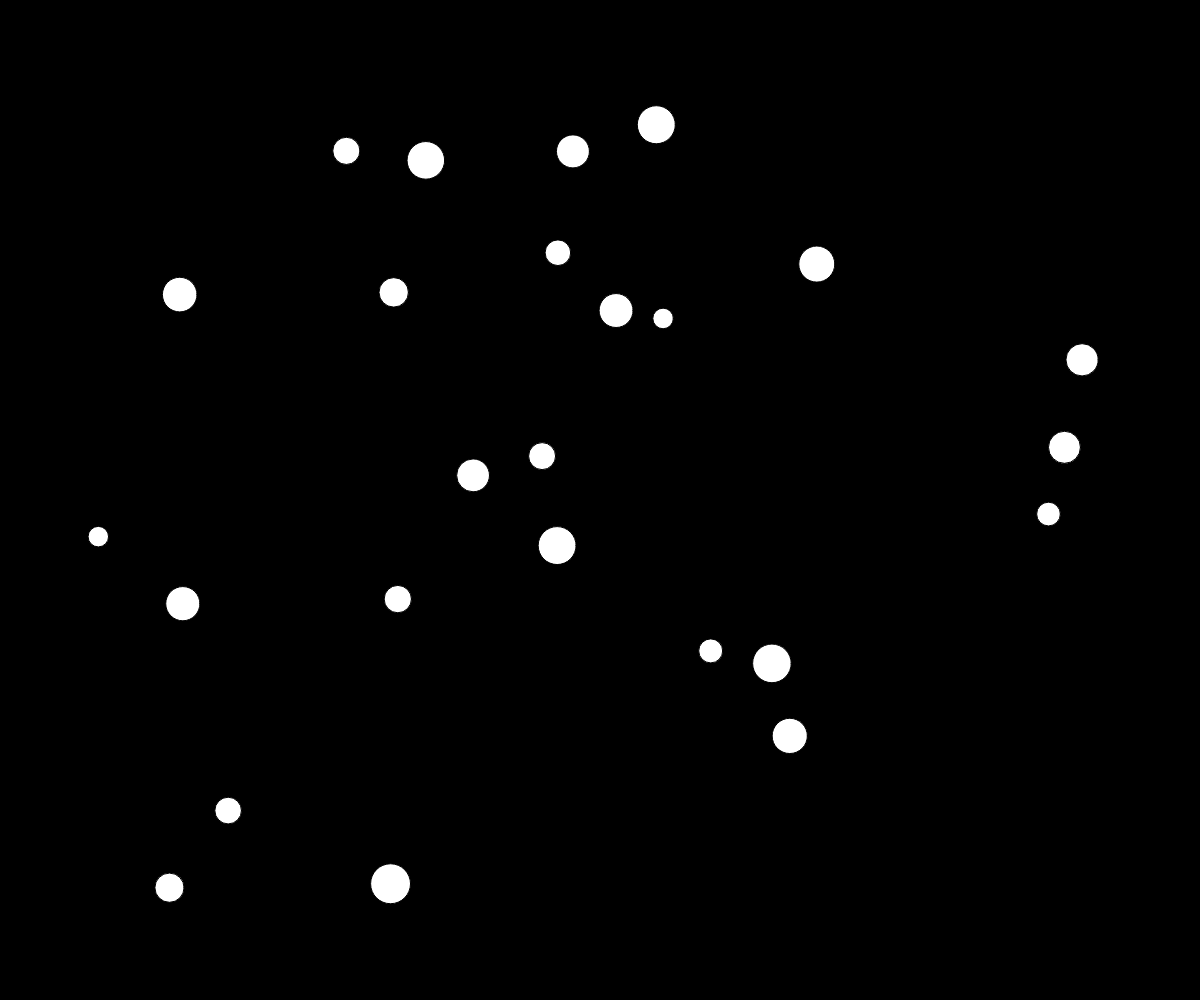
Frame 1 (no input)
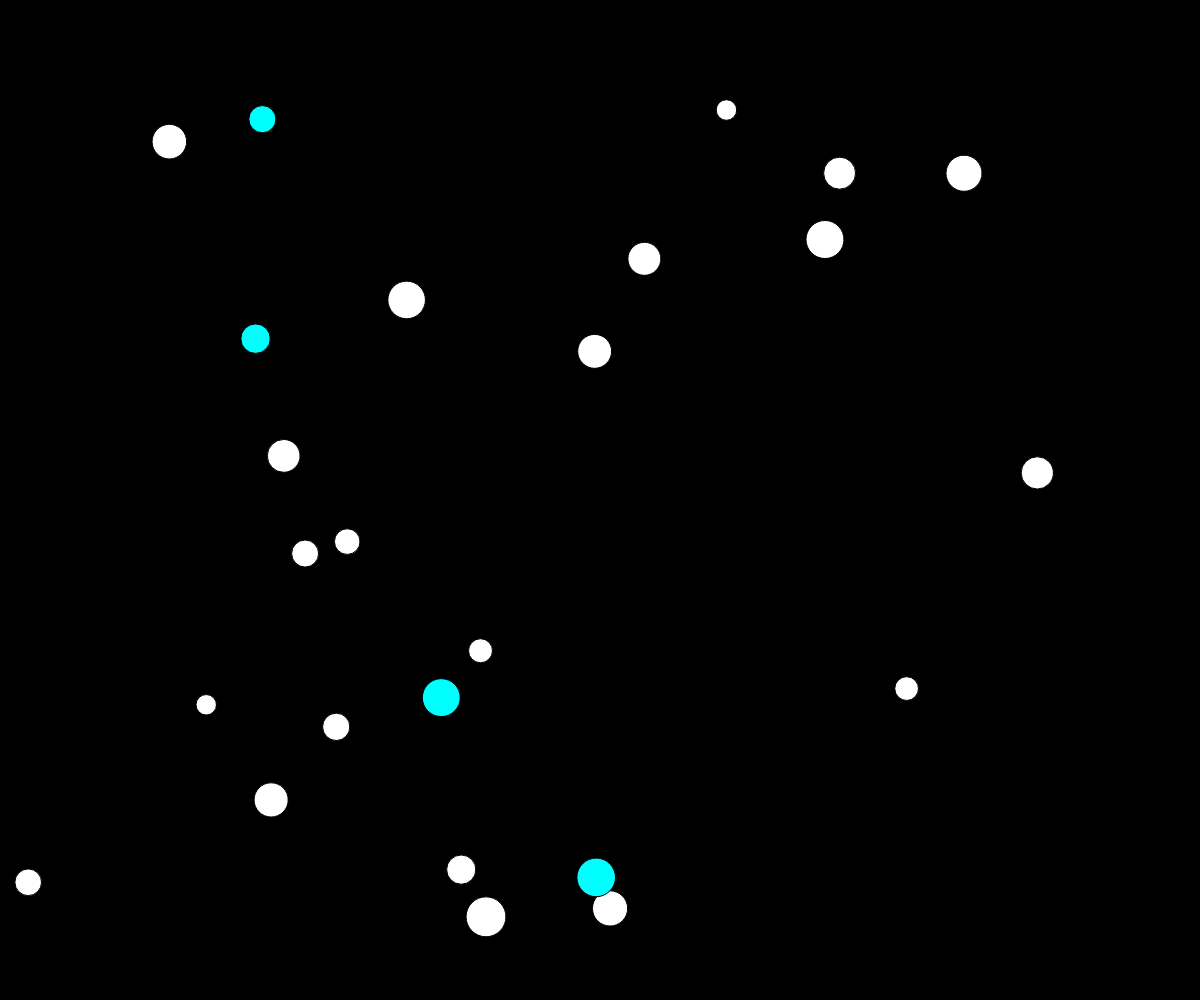
Frame 60 (no input)
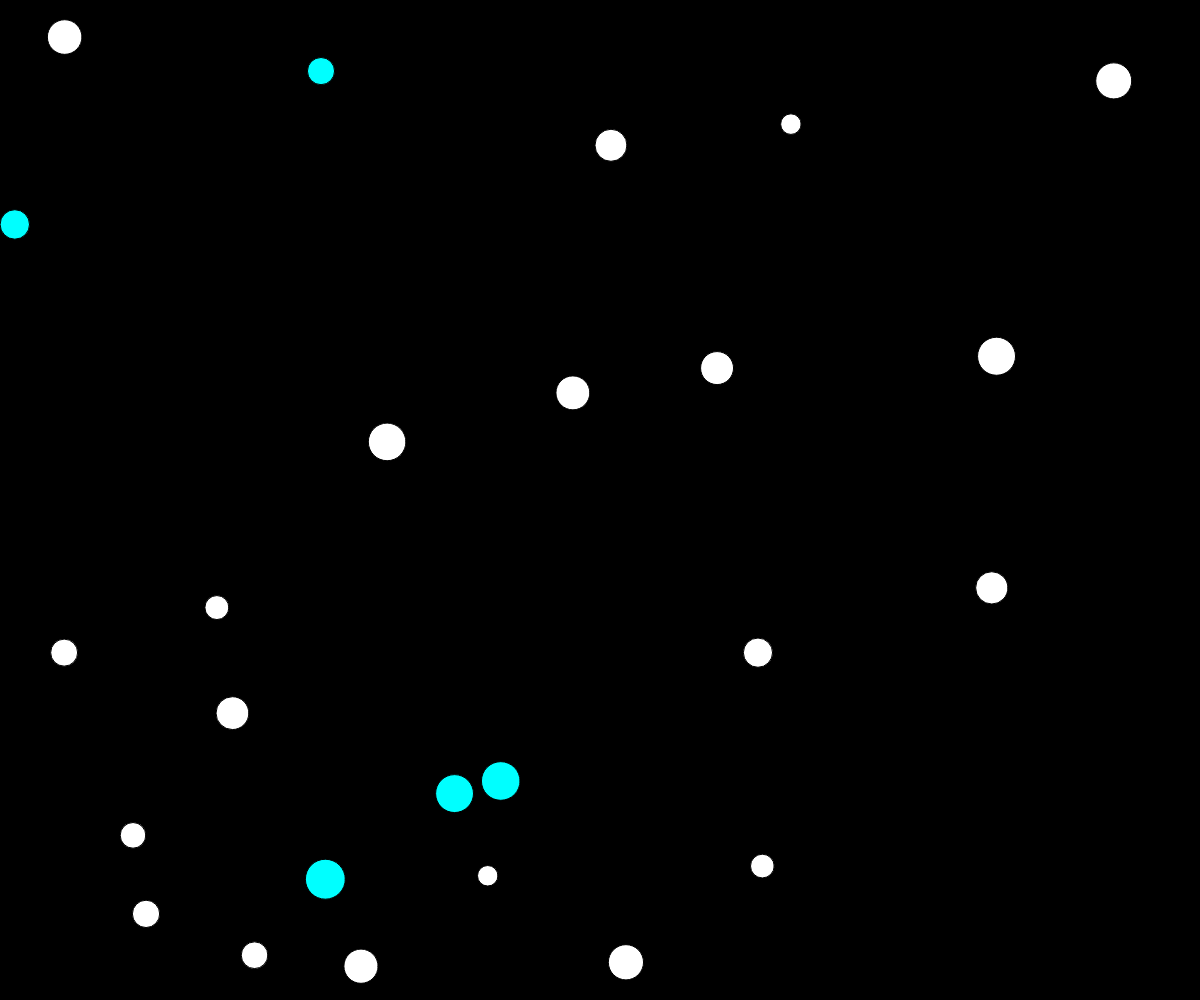
Frame 120 (the mouse pressed at the canvas centre since frame 60)

The p5.js sketch that drew these frames (run headless with seeded random() and noise() and a simulated clock; from frame 60 on, the mouse is pressed at the canvas centre):

// p5.js sketch
// ── sketch.js
// Ball objects demo and object interaction
// 10/8/2020

let ballArray = [];

function setup() {
  createCanvas(windowWidth, windowHeight);


  //spawn balls into the array
  for (let i = 0; i < 25; i ++) {
    ballArray.push(new Ball(random(100, width - 100), random(100, height - 100)));
  }
}

function draw() {
  background(0);

  for (let i = 0; i < ballArray.length; i ++) {
    ballArray[i].move();

    for (let j = 0; j < ballArray.length; j ++) {
      if (i !== j) {
        ballArray[i].collisionCheck(ballArray[j]);
      }
    }
    ballArray[i].display();
  }
}

class Ball {
  constructor(x, y) {
    this.x = x;
    this.y = y;
    this.dx = random(-5, 5);
    this.dy = random(-5, 5);
    this.radius = random(10, 20);
    this.fillColor = "white";
  }

  move() {
    this.x += this.dx;
    this.y += this.dy;

    //bounce off edge
    if(this.x + this.dx <= 0 + this.radius || this.x + this.dx >= width - this.radius){
      this.dx = this.dx *-1;
    }
    if(this.y + this.dy <= 0 + this.radius || this.y + this.dy >= height - this.radius){
      this.dy = this.dy *-1;
    }
  }

  display() {
    fill(this.fillColor);
    circle(this.x, this.y, this.radius * 2);
  }

  collisionCheck(otherBall) {
    let distanceApart = dist(this.x, this.y, otherBall.x, otherBall.y);
    let radiSum = this.radius + otherBall.radius;
    if (distanceApart <= radiSum) {
      this.fillColor = "cyan";

      let tempDx = this.dx;
      let tempDy = this.dy;

      this.dx = otherBall.dx;
      this.dy = otherBall.dy;

      otherBall.dx = tempDx;
      otherBall.dy = tempDy;
    }
  }
}
